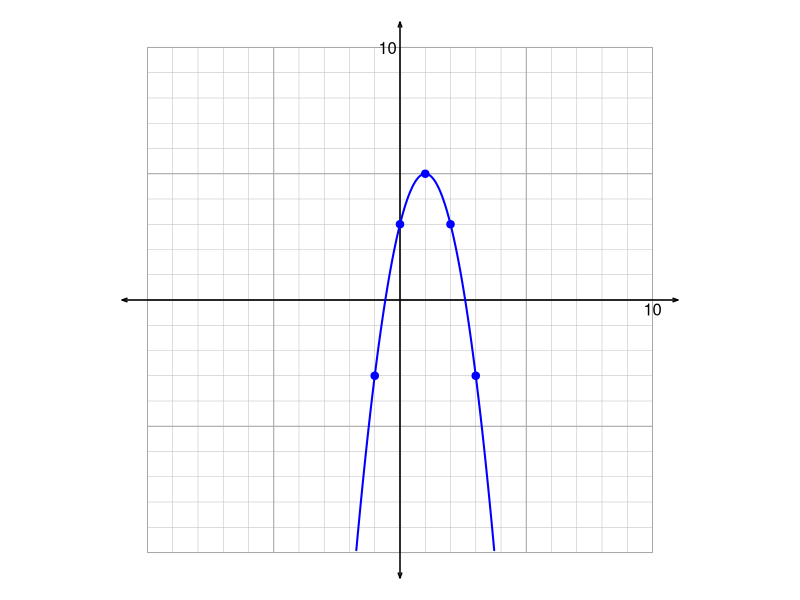

The R script that drew this image:
## ---- chunk 1
library(MASS)
aposs = c(-3,-2,-1/2,-1/3,-1/4,-1/9,1/9,1/4,1/3,1/2,2,3)
a = sample(aposs,1)
hk = sample(0:7,2)*sample(c(-1,1),2,T)
h = hk[1]
k = hk[2]

eq = paste0("y=",fractions(a),"\\cdot (x+",-h,")^2+",k,collapse="")
eq = gsub("+-","-",eq,fixed=T)
eq = gsub("+0","",eq,fixed=T)

ach1 = paste0(fractions(aposs))
ach2 = -6:6
ach3 = -6:6
ach4 = 0:2

al1 = paste0("* ",ach1,collapse="\n")
al2 = paste0("* ",ach2,collapse="\n")
al3 = paste0("* ",ach3,collapse="\n")
al4 = paste0("* ",ach4,collapse="\n")

sol1 = paste0(1*(ach1==paste0(fractions(a))),collapse="")
sol2 = paste0(1*(ach2==h),collapse="")
sol3 = paste0(1*(ach3==h),collapse="")

if(sign(a)==sign(k)){
    sol4 = "100"
}
if(sign(a)==-sign(k)){
    sol4 = "001"
}
if(k==0){
    sol4 = "010"
}

## ---- chunk 2
par(mar=c(0,0,0,0),pty="s")
plot(0,0,"n",xlim=c(-11,11),ylim=c(-11,11),axes=F,ann=F)
plot(0,0,"n",xlim=c(-11,11),ylim=c(-11,11),axes=F,ann=F)
for(j in -10:10){
    lines(c(-10,10),c(j,j),col="grey",lwd=0.5)
    lines(c(j,j),c(-10,10),col="grey",lwd=0.5)
}
for(j in seq(-10,10,5)){
    lines(c(-10,10),c(j,j),col="darkgrey",lwd=1)
    lines(c(j,j),c(-10,10),col="darkgrey",lwd=1)
}
arrows(-11,0,11,0,0.05,20,3,lwd=1.5)
arrows(0,-11,0,11,0.05,20,3,lwd=1.5)
text(10,0,"10",adj=c(0.5,1.2))
text(0,10,"10",adj=c(1.2,0.5))
x = seq(-10,10,0.01)
y = a*(x-h)^2+k
x = x[abs(y)<=10]
y = y[abs(y)<=10]
lines(x,y,col="blue",lwd=2)
x = seq(-10,10,1)
y = a*(x-h)^2+k
x = x[abs(y)<=10]
y = y[abs(y)<=10]
x = x[y%%1==0]
y = y[y%%1==0]
points(x,y,col="blue",pch=19)

